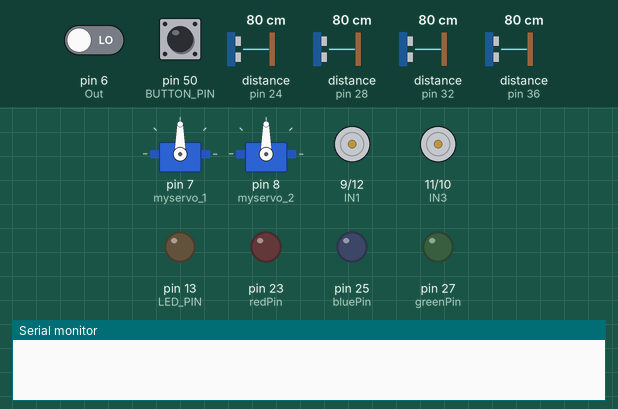
Bench run of a sketch on a simulated Arduino Mega 2560, built with avr-gcc and run on an emulated ATmega2560. Parts: 2 × servo, motor-driver pin pairs drawn as motors (green arrow = first pin HIGH = forward, orange = second pin HIGH = backward, longer = more drive), output pins drawn as LEDs (lit = HIGH), the last lines printed to the serial monitor. The inputs (shaded band) are chosen by the test bench; at power-on: pin 50 (BUTTON_PIN) HIGH, distance to the obstacle (sensors on pin 24, pin 28, pin 32, pin 36) 80 cm, pin 6 (Out) LOW. The echo pulse lasts 58.3 µs per cm; pins used as bus, display or sensor lines are not drawn.

Above: at 3.7 s.
3.8 s: pin 50 (BUTTON_PIN) pulled LOW for 0.15 s
At 4.44 s:
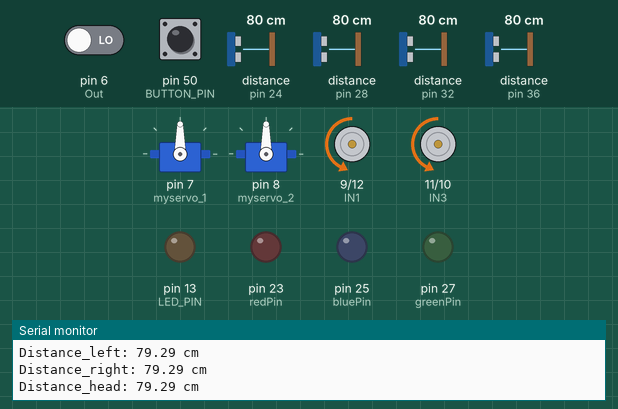
6.8 s: distance to the obstacle (sensor on pin 24) set to 14 cm
9.8 s: distance to the obstacle (sensor on pin 24) set to 11 cm
At 10.4 s:
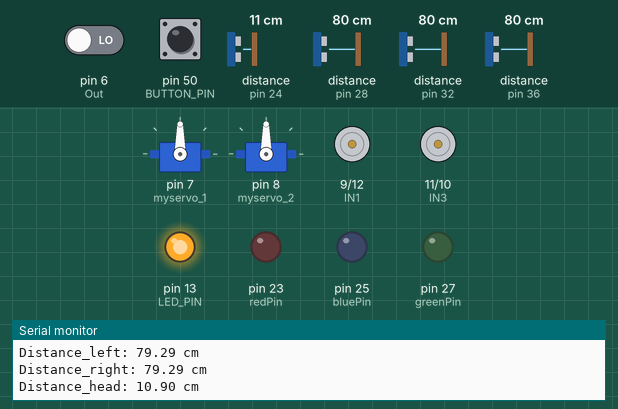
At 14.1 s:
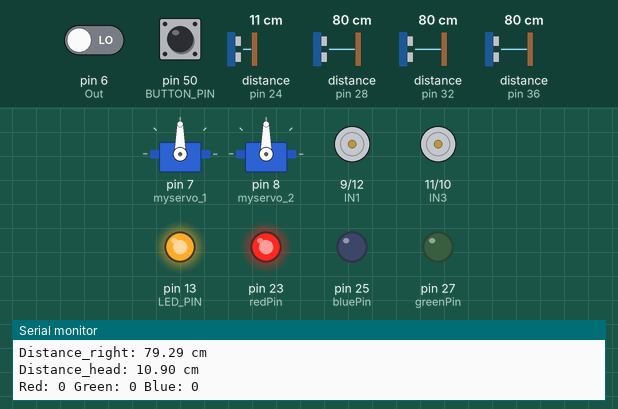
Timing chart, 0 to 24.5 s (numbered marks = the images above; inputs shaded):
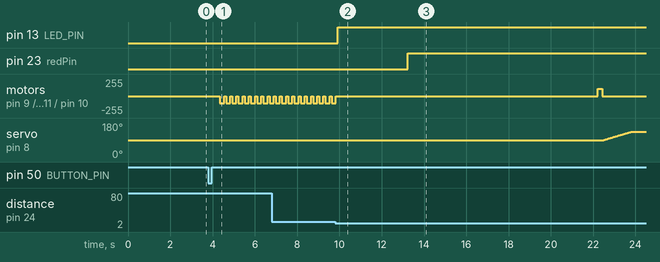

Measured:
- the behaviour switches between 13 and 12 cm on distance to the obstacle (sensor on pin 24) (found by bisection; images 1 and 2)
- after the input at 3.8 s, motor on pin 9 (IN1) / pin 12 (IN2), motor on pin 11 (IN3) / pin 10 (IN4): alternates backward 110/255 for 0.20 s and stopped for 0.09 s, starting after 0.54 s
- after the input at 9.8 s, pin 13 (LED_PIN): LOW → HIGH after 0.13 s; pin 23 (redPin): LOW → HIGH after 3.4 s; servo on pin 8 (myservo_2): moves from 90° to 134° over 1.3 s, starting after 12.7 s

The sketch:

MazeTreasure_HuntTrolleyRobotCode_6_30.ino
```cpp
#include <Servo.h>

#define TRIG_PIN_FRONT 26
#define ECHO_PIN_FRONT 28
#define TRIG_PIN_RIGHT 34
#define ECHO_PIN_RIGHT 36
#define TRIG_PIN_LEFT 30
#define ECHO_PIN_LEFT 32
#define TRIG_PIN_HEAD 22
#define ECHO_PIN_HEAD 24

#define redPin 23
#define bluePin 25
#define greenPin 27

#define S0 2
#define S1 3
#define S2 4
#define S3 5
#define Out 6

int redFrequency = 0;
int greenFrequency = 0;
int blueFrequency = 0;

#define BUTTON_PIN 50
#define LED_PIN 13

#define IN1 9
#define IN2 12
#define IN3 11
#define IN4 10


#define MIN_DISTANCE 15
#define MIN_DISTANCE_2 10
#define MOVE_TIME 200
#define STOP_TIME 50
#define SOUND_SPEED 0.034

Servo myservo_1;
Servo myservo_2;
int angle = 0;
int count = 0;

bool running = false;

void setup() {

  Serial.begin(9600);

  myservo_1.attach(7);  //上面的舵机
  myservo_2.attach(8);  //下面的舵机

  delay(2500);

  pinMode(BUTTON_PIN, INPUT);

  pinMode(TRIG_PIN_FRONT, OUTPUT);
  pinMode(ECHO_PIN_FRONT, INPUT);
  pinMode(TRIG_PIN_LEFT, OUTPUT);
  pinMode(ECHO_PIN_LEFT, INPUT);
  pinMode(TRIG_PIN_RIGHT, OUTPUT);
  pinMode(ECHO_PIN_RIGHT, INPUT);
  pinMode(TRIG_PIN_HEAD, OUTPUT);
  pinMode(ECHO_PIN_HEAD, INPUT);
  pinMode(LED_PIN, OUTPUT);

  pinMode(IN1, OUTPUT);
  pinMode(IN2, OUTPUT);
  pinMode(IN3, OUTPUT);
  pinMode(IN4, OUTPUT);

  pinMode(S0, OUTPUT);
  pinMode(S1, OUTPUT);
  pinMode(S2, OUTPUT);
  pinMode(S3, OUTPUT);
  pinMode(Out, INPUT);

  pinMode(redPin, OUTPUT);
  pinMode(greenPin, OUTPUT);
  pinMode(bluePin, OUTPUT);

  digitalWrite(S0, HIGH);
  digitalWrite(S1, LOW);
}

void loop() {

  int buttonState = digitalRead(BUTTON_PIN);

  if (buttonState == LOW) {
    Serial.println(running);
    running = !running;
    delay(500);
  }

  if (running) {
    float distance_front = get_distance_front();
    float distance_left = get_distance_left();
    float distance_right = get_distance_right();
    float distance_head = get_distance_head();

    int fr_cango = (distance_front > MIN_DISTANCE);
    int ri_cango = (distance_right > MIN_DISTANCE_2);
    int le_cango = (distance_left > MIN_DISTANCE_2);

    if (distance_head < 12) {
      digitalWrite(LED_PIN, HIGH);
      find_color();
      delay(8000);

      turnBack();
      delay(MOVE_TIME);
      stop();
      delay(STOP_TIME);

      servo_turn();
      delay(2000);
      digitalWrite(LED_PIN, LOW);
      delay(2000);

      turn_180();
    } else {
      action_choose(fr_cango, ri_cango, le_cango, distance_right, distance_left);
    }
  }
}

void action_choose(int fr_cango, int ri_cango, int le_cango, float distance_right, float distance_left) {

  if (fr_cango && ri_cango && le_cango) {
    forward();
    delay(MOVE_TIME);
    stop();
    delay(STOP_TIME);
  } else {
    if (!ri_cango && le_cango) {
      if (!fr_cango) {
        turnBack();
        delay(MOVE_TIME);
        stop();
        delay(STOP_TIME);
      }
      turnLeft();
      delay(MOVE_TIME);
      stop();
      delay(STOP_TIME);
    }

    if (ri_cango && !le_cango) {
      if (!fr_cango) {
        turnBack();
        delay(MOVE_TIME);
        stop();
        delay(STOP_TIME);
      }
      turnRight();
      delay(MOVE_TIME);
      stop();
      delay(STOP_TIME);
    }

    if (!ri_cango && !le_cango) {
      if (fr_cango) {
        turnBack();
        delay(MOVE_TIME);
        stop();
        delay(STOP_TIME);
      }
      turnBack();
      delay(MOVE_TIME * 1.5);
      stop();
      delay(STOP_TIME);

      if (count == 2) {
        turnRight();
        delay(MOVE_TIME * 4);
        count = 0;
      } else {
        turnLeft();
        delay(MOVE_TIME * 2);
        count++;
      }
      stop();
      delay(STOP_TIME);
    }

    if (ri_cango && le_cango && !fr_cango) {
      turnBack();
      delay(MOVE_TIME * 1.5);
      stop();
      delay(STOP_TIME);

      if (distance_left < distance_right) {
        turnRight();
        delay(MOVE_TIME);
        stop();
        delay(STOP_TIME);
      } else {
        turnLeft();
        delay(MOVE_TIME);
        stop();
        delay(STOP_TIME);
      }
    }
  }
}

float get_distance_front() {

  digitalWrite(TRIG_PIN_FRONT, LOW);
  delayMicroseconds(2);
  digitalWrite(TRIG_PIN_FRONT, HIGH);
  delayMicroseconds(10);
  digitalWrite(TRIG_PIN_FRONT, LOW);

  long pulse_duration = pulseIn(ECHO_PIN_FRONT, HIGH);

  float distance = (pulse_duration * SOUND_SPEED) / 2;
  Serial.print("Distance_front: ");
  Serial.print(distance);
  Serial.println(" cm");

  return distance;
}

float get_distance_left() {

  digitalWrite(TRIG_PIN_LEFT, LOW);
  delayMicroseconds(2);
  digitalWrite(TRIG_PIN_LEFT, HIGH);
  delayMicroseconds(10);
  digitalWrite(TRIG_PIN_LEFT, LOW);

  long pulse_duration = pulseIn(ECHO_PIN_LEFT, HIGH);

  float distance = (pulse_duration * SOUND_SPEED) / 2;
  Serial.print("Distance_left: ");
  Serial.print(distance);
  Serial.println(" cm");

  return distance;
}

float get_distance_right() {

  digitalWrite(TRIG_PIN_RIGHT, LOW);
  delayMicroseconds(2);
  digitalWrite(TRIG_PIN_RIGHT, HIGH);
  delayMicroseconds(10);
  digitalWrite(TRIG_PIN_RIGHT, LOW);

  long pulse_duration = pulseIn(ECHO_PIN_RIGHT, HIGH);

  float distance = (pulse_duration * SOUND_SPEED) / 2;
  Serial.print("Distance_right: ");
  Serial.print(distance);
  Serial.println(" cm");

  return distance;
}

float get_distance_head() {
  digitalWrite(TRIG_PIN_HEAD, LOW);
  delayMicroseconds(2);
  digitalWrite(TRIG_PIN_HEAD, HIGH);
  delayMicroseconds(10);
  digitalWrite(TRIG_PIN_HEAD, LOW);

  long pulse_duration = pulseIn(ECHO_PIN_HEAD, HIGH);

  float distance = (pulse_duration * SOUND_SPEED) / 2;
  Serial.print("Distance_head: ");
  Serial.print(distance);
  Serial.println(" cm");

  return distance;
}


void stop() {
  digitalWrite(IN1, LOW);
  digitalWrite(IN2, LOW);
  digitalWrite(IN3, LOW);
  digitalWrite(IN4, LOW);
}
void forward() {
  analogWrite(IN1, 0);
  analogWrite(IN2, 110);
  analogWrite(IN3, 0);
  analogWrite(IN4, 110);
}
void turnLeft() {
  analogWrite(IN1, 115);
  analogWrite(IN2, 0);
  analogWrite(IN3, 0);
  analogWrite(IN4, 115);
}
void turnRight() {
  analogWrite(IN1, 0);
  analogWrite(IN2, 115);
  analogWrite(IN3, 115);
  analogWrite(IN4, 0);
}
void turnBack() {
  analogWrite(IN1, 110);
  analogWrite(IN2, 0);
  analogWrite(IN3, 110);
  analogWrite(IN4, 0);
}
void turn_180() {
  turnRight();
  delay(MOVE_TIME * 4);
  stop();
  delay(STOP_TIME);
  turnBack();
  delay(MOVE_TIME);
  turnRight();
  delay(MOVE_TIME * 4);
  stop();
  delay(STOP_TIME);
}

void color(unsigned char red, unsigned char green, unsigned char blue) {
  int min = 9999;
  int min_color;
  if (red < min) {
    min = red;
    min_color = 1;
  }
  if (green < min) {
    min = green;
    min_color = 0;
  }
  if (blue < min) {
    min = blue;
    min_color = 2;
  }

  switch (min_color) {
    case 1:
      analogWrite(redPin, 255);
      analogWrite(bluePin, 0);
      analogWrite(greenPin, 0);
      break;
    case 2:
      analogWrite(redPin, 0);
      analogWrite(bluePin, 255);
      analogWrite(greenPin, 0);
      break;
    case 0:
      analogWrite(redPin, 0);
      analogWrite(bluePin, 0);
      analogWrite(greenPin, 255);
      break;
  }
}

void find_color() {
  digitalWrite(S2, LOW);
  digitalWrite(S3, LOW);

  redFrequency = pulseIn(Out, LOW);
  delay(100);

  digitalWrite(S2, HIGH);
  digitalWrite(S3, HIGH);
  greenFrequency = pulseIn(Out, LOW);
  delay(100);

  digitalWrite(S2, LOW);
  digitalWrite(S3, HIGH);
  blueFrequency = pulseIn(Out, LOW);
  delay(100);

  Serial.print("Red: ");
  Serial.print(redFrequency);
  Serial.print(" Green: ");
  Serial.print(greenFrequency);
  Serial.print(" Blue: ");
  Serial.println(blueFrequency);

  color(255 - redFrequency,255 - greenFrequency,255 - blueFrequency);
  delay(1000);
}

void smooth_servo_turn(Servo &servo, int start_angle, int end_angle) {
  int step = start_angle < end_angle ? 1 : -1;

  for (angle = start_angle; angle != end_angle; angle += step) {
    servo.write(angle);
    delay(30);
  }
}

void servo_turn() {
  smooth_servo_turn(myservo_2, 90, 135);
  delay(1000);
  smooth_servo_turn(myservo_1, 90, 45);
  smooth_servo_turn(myservo_1, 45, 90);

  smooth_servo_turn(myservo_2, 135, 90);
  delay(1000);
  smooth_servo_turn(myservo_1, 90, 45);
  smooth_servo_turn(myservo_1, 45, 90);

  smooth_servo_turn(myservo_2, 90, 45);
  delay(1000);
  smooth_servo_turn(myservo_1, 90, 45);
  smooth_servo_turn(myservo_1, 45, 90);

  smooth_servo_turn(myservo_2, 45, 90);
  delay(3000);
}
```
